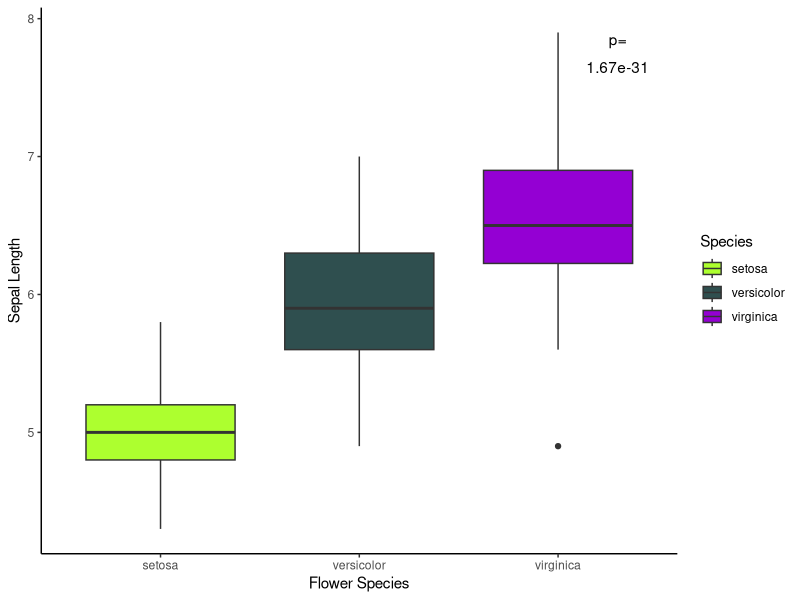

This chart was generated by the following R code:
## ---- chunk 1
flower <- data.frame(Species=iris$Species, Sepal.Length=iris$Sepal.Length)
anova <- aov(Sepal.Length ~ Species, data=flower)
summary(anova)
## ---- chunk 2
pv <- summary(anova)[[1]][["Pr(>F)"]] 
pv
## ---- chunk 3
library(ggplot2)
library(ggthemes)

p <- ggplot(data=flower, aes(x=Species, y=Sepal.Length, fill=Species)) + 
  geom_boxplot() + scale_fill_manual(values = c("greenyellow", "darkslategray", "darkviolet")) + ylab("Sepal Length") + xlab("Flower Species") + theme_classic() + annotate(geom="text", label=signif(pv,3), x=3.30, y=7.65) + annotate(geom="text", label="p=", x=3.30, y=7.85)
p
